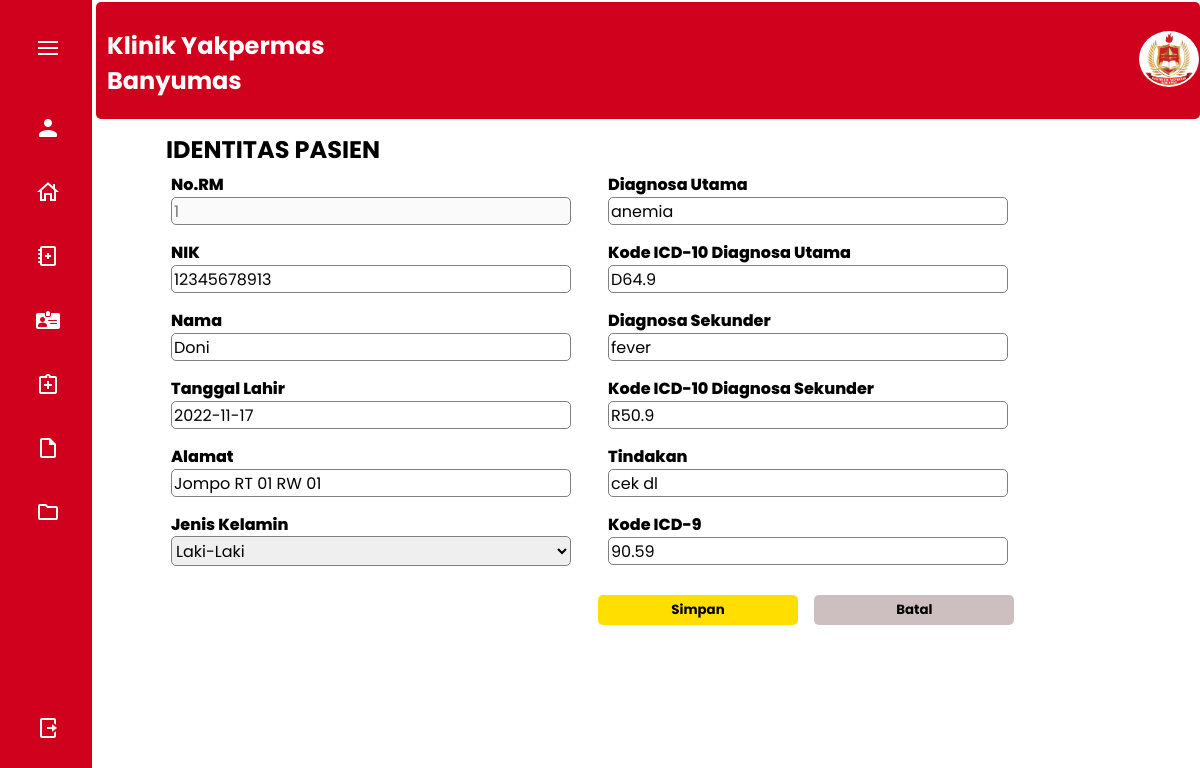
Page /View/editKodifikasi.php?id=2 on the committed database.
### tables this page shows
CREATE TABLE `pendaftaran_poli` (
  `id_pendaftaran` int(11) NOT NULL,
  `id_pasien` int(11) NOT NULL,
  `id_poli` int(11) NOT NULL,
  `debitur` enum('BPJS','UMUM','','') NOT NULL,
  `jenis_perawatan` enum('Rawat Jalan','Rawat Inap','Rawat Gawat Darurat','') NOT NULL,
  `jenis_kunjungan` enum('Kunjungan Sakit','Kunjungan Sehat','','') NOT NULL,
  `tgl_periksa` date NOT NULL,
  `keterangan` text NOT NULL
);

CREATE TABLE `lib_pasien` (
  `id_pasien` int(11) NOT NULL,
  `no_rm` int(5) NOT NULL,
  `nik` varchar(16) NOT NULL,
  `nama_pasien` varchar(50) NOT NULL,
  `tempat_lahir` varchar(50) NOT NULL,
  `tgl_lahir` date NOT NULL,
  `umur` int(3) NOT NULL,
  `jenis_kelamin` enum('Laki-Laki','Perempuan','','') NOT NULL,
  `gol_darah` enum('A','B','O','AB') NOT NULL,
  `agama` enum('Islam','Katolik','Protestan','Hindu','Budha','Konghucu') NOT NULL,
  `pendidikan` enum('Tidak/Belum Sekolah','TK/PAUD','SD','SMP','SMA/K','Perguruan Tinggi') NOT NULL,
  `status_pernikahan` enum('Sudah Menikah','Belum Menikah','','') NOT NULL,
  `alamat` text NOT NULL,
  `ibu_kandung` varchar(50) NOT NULL
);

CREATE TABLE `diagnosis` (
  `id_diagnosis` int(11) NOT NULL,
  `id_pendaftaran` int(11) NOT NULL,
  `diagnosis_utama` varchar(50) NOT NULL,
  `diagnosis_sekunder` varchar(50) NOT NULL,
  `tindakan` varchar(50) NOT NULL,
  `keterangan_resep` text NOT NULL,
  `anamnesis` text NOT NULL,
  `keluhan` text NOT NULL,
  `alergi_makanan` varchar(200) NOT NULL,
  `alergi_udara` varchar(200) NOT NULL,
  `alergi_obat` varchar(200) NOT NULL,
  `tinggi_badan` int(4) NOT NULL,
  `berat_badan` int(4) NOT NULL,
  `sistole` int(4) NOT NULL,
  `diastole` int(4) NOT NULL,
  `lingkar_perut` int(4) NOT NULL,
  `suhu_tubuh` int(3) NOT NULL,
  `respiratory_rate` int(3) NOT NULL,
  `heart_rate` int(2) NOT NULL,
  `gol_darah` varchar(3) NOT NULL,
  `id_user` int(11) NOT NULL,
  `id_obat` int(11) NOT NULL,
  `jumlah_obat` int(3) NOT NULL
);

CREATE TABLE `kodifikasi` (
  `id_kodifikasi` int(11) NOT NULL,
  `id_pendaftaran` int(11) NOT NULL,
  `id_diagnosis` int(11) NOT NULL,
  `icd10_utama` varchar(50) NOT NULL,
  `icd10_sekunder` varchar(50) NOT NULL,
  `icd9` varchar(50) NOT NULL
);

### App/Controllers/Controller.php (called while the page is built, shortened)
<?php
class Database
{
    var $db_hostname  = "localhost";
    var $db_database  = "dbklinik";
    var $db_username  = "root";
    var $db_password  = "";
    public function __construct()
    {
        $this->conn =  mysqli_connect($this->db_hostname, $this->db_username, $this->db_password, $this->db_database);
    }
}

### view/editKodifikasi.php (the view, shortened to what this page needs)
<?php
require('../App/Controllers/Controller.php');
$user = new Database();
?>
<!DOCTYPE html>
<html lang="en">
<head>
    <link rel="stylesheet" href="../assets/css/formPendaftaran.css">
</head>
<body id="body-pd">
    <div class="l-navbar" id="navbar">
        <nav class="nav">
            <div>
                <div class="nav__brand">
                    <img src="../assets/img/icons8-menu-24.png" name="" class="nav__toggle" id="nav-toggle"></img>
                </div>
                <div class="nav__list">
                    <div class="nav__link collapse user">
                        <img src="../assets/img/icons8-user-24.png" name="" class="nav__icon"></img>
                    </div>
                    <a href="dashboard.php" class="nav__link ">
                        <img src="../assets/img/icons8-home-page-24 (1).png" name="" class="nav__icon"></img>
                    </a>
                    <a href="kunjunganPasien.php" class="nav__link ">
                        <img src="../assets/img/icons8-health-book-24.png" name="" class="nav__icon"></img>
                    </a>
                    <a href="../antrian1.html" class="nav__link ">
                        <img src="../assets/img/icons8-id-card-24.png" name="" class="nav__icon"></img>
                    </a>
                    <a href="pemeriksaan.php" class="nav__link ">
                        <img src="../assets/img/icons8-treatment-24.png" name="" class="nav__icon"></img>
                    </a>
                    <a href="kodifikasi.php" class="nav__link ">
                        <img src="../assets/img/icons8-file-24 (1).png" name="" class="nav__icon"></img>
                    </a>
                    <a href="pelaporan.php" class="nav__link ">
                        <img src="../assets/img/icons8-folder-24 (1).png" name="" class="nav__icon"></img>
                    </a>
                </div>
            </div>
            <a href="login.php" class="nav__link">
                <img src="../assets/img/icons8-logout-24.png" name="" class="nav__icon"></img>
            </a>
        </nav>
    </div>
    <form action="" method="POST" class="form">
        <div class="container">
            <div class="header">
                <table>
                    <tr>
                        <td>
                            <marquee behavior="" direction="">
                                <h2>Klinik Yakpermas Banyumas</h2>
                            </marquee>
                        </td>
                        <td>
                            <img src="../assets/img/logo.png" alt="logo PYB">
                        </td>
                    </tr>
                </table>
            </div>
            <?php
            $id = $_GET["id"];
            $allPasien = mysqli_query($user->conn, "SELECT pendaftaran_poli.id_pendaftaran, diagnosis.id_diagnosis, kodifikasi.id_kodifikasi, lib_poli.nama_poli, lib_pasien.no_rm, lib_pasien.nik, lib_pasien.nama_pasien, lib_pasien.tgl_lahir, lib_pasien.alamat, lib_pasien.jenis_kelamin, diagnosis.diagnosis_utama, kodifikasi.icd10_utama, diagnosis.diagnosis_sekunder, kodifikasi.icd10_sekunder, diagnosis.tindakan, kodifikasi.icd9 FROM pendaftaran_poli INNER JOIN lib_pasien ON pendaftaran_poli.id_pasien = lib_pasien.id_pasien INNER JOIN diagnosis ON pendaftaran_poli.id_pendaftaran = diagnosis.id_pendaftaran INNER JOIN lib_poli ON pendaftaran_poli.id_poli = lib_poli.id_poli LEFT JOIN 	kodifikasi ON pendaftaran_poli.id_pendaftaran = kodifikasi.id_pendaftaran WHERE pendaftaran_poli.id_pendaftaran = $id");
            $Pasien = mysqli_fetch_assoc($allPasien);
            ?>
            <div class="main">
                <h2>IDENTITAS PASIEN</h2>
                <div class="column">
                    <div class="left">
                        <div class="mb-3">
                            <label for="" class="form-label">No.RM</label>
                            <input type="text" class="form-control" id="" name="no_rm" placeholder="<?= $Pasien['no_rm']; ?>" disabled>
                        </div>
                        <div class="mb-3">
                            <label for="" class="form-label">NIK</label>
                            <input type="text" class="form-control" id="" name="nik" placeholder="Isi Sesuai KTP" value="<?= $Pasien['nik']; ?>" required>
                        </div>
                        <div class="mb-3">
                            <label for="" class="form-label">Nama</label>
                            <input type="text" class="form-control" id="" name="nama_pasien" placeholder="Isi Sesuai KTP" value="<?= $Pasien['nama_pasien']; ?>" required>
                        </div>
                        <div class="mb-3">
                            <label for="" class="form-label">Tanggal Lahir</label>
                            <input type="text" class="form-control" id="" name="tgl_lahir" placeholder="Isi Sesuai KTP" value="<?= $Pasien['tgl_lahir']; ?>" required>
                        </div>
                        <div class="mb-3">
                            <label for="" class="form-label">Alamat</label>
                            <input type="text" class="form-control" id="" name="alamat"
                                placeholder="Jl, RT, RW, Desa, Kec.,Kab, Kode Pos" value="<?= $Pasien['alamat']; ?>" required>
                        </div>
                        <div class="mb-3">
                            <label for="" class="form-label">Jenis Kelamin</label>
                            <select name="jenis_kelamin" class="form-select" aria-label="Default select example">
                                <option selected><?= $Pasien['jenis_kelamin']; ?></option>
                            </select>
                        </div>
                    </div>
                </div>
                <div class="column">
                    <div class="right">
                        <div class="mb-3">
                            <label for="" class="form-label">Diagnosa Utama</label>
                            <input name="diagnosis_utama" type="text" class="form-control" id="" placeholder="" value="<?= $Pasien['diagnosis_utama']; ?>" required>
                        </div>
                        <div class="mb-3">
                            <label for="" class="form-label">Kode ICD-10 Diagnosa Utama</label>
                            <input name="icd10_utama" type="text" class="form-control" id="" placeholder="" value="<?= $Pasien['icd10_utama']; ?>" required>
                        </div>
                        <div class="mb-3">
                            <label for="" class="form-label">Diagnosa Sekunder</label>
                            <input name="diagnosis_sekunder" type="text" class="form-control" id="" placeholder="" value="<?= $Pasien['diagnosis_sekunder']; ?>" required>
                        </div>
                        <div class="mb-3">
                            <label for="" class="form-label">Kode ICD-10 Diagnosa Sekunder</label>
                            <input name="icd10_sekunder" type="text" class="form-control" id="" placeholder="" value="<?= $Pasien['icd10_sekunder']; ?>" required>
                        </div>
                        <div class="mb-3">
                            <label for="" class="form-label">Tindakan</label>
                            <input name="tindakan" type="text" class="form-control" id="" placeholder="" value="<?= $Pasien['tindakan']; ?>" required>
                        </div>
                        <div class="mb-3">
                            <label for="" class="form-label">Kode ICD-9</label>
                            <input name="icd9" type="text" class="form-control" id="" placeholder="" value="<?= $Pasien['icd9']; ?>" required>
                        </div>
                    </div>
                </div>
                <button type="submit" class="submit" name="submit"><b>Simpan</b></button>
                <button type="reset" name="reset" class="reset" name=""><b>Batal</b></button>
            </div>
            <div class="content1">
            </div>
        </div>
    </form>
</body>
</html>

### assets/css/formPendaftaran.css (style rules this page uses)
:root { --nav-width: 92px; --primary-color: #e13855; --secondary-color:lavender; --tersier-color: white; --basic-color: black; --main-color:#d0011c; --body-font: 'Poppins', sans-serif; --normal-font-size: 1rem; --small-font-size: .875rem; --z-fixed: 100; }
body { position: relative; margin: 0; padding: 2rem 0 0 6.75rem; font-family: var(--body-font); transition: .5s; }
a { text-decoration: none; }
.l-navbar { position: fixed; top: 0; left: 0; width: var(--nav-width); height: 100vh; background-color: var(--main-color); color: var(--tersier-color); padding: 1.5rem 1.5rem 2rem; transition: .5s; z-index: var(--z-fixed); }
.nav { height: 100%; display: flex; flex-direction: column; justify-content: space-between; overflow: hidden; }
.nav__brand { display: grid; grid-template-columns: max-content max-content; justify-content: space-between; align-items: center; margin-bottom: 2rem; }
.nav__toggle { font-size: 1.25rem; padding: .75rem; cursor: pointer; }
.nav__link { display: grid; grid-template-columns: max-content max-content; align-items: center; column-gap: .75rem; padding: .75rem; color: var(--tersier-color); border-radius: .5rem; margin-bottom: 1rem; transition: .3s; cursor: pointer; }
.nav__icon { font-size: 1.25rem; }
.collapse { grid-template-columns: 20px max-content 1fr; }
:root { --main-radius: 5px; --main-padding: 5px; }
.container { display: grid; height: 100vh; grid-template-columns: 1fr 1fr 1fr 1fr; grid-template-rows: 0fr 0fr 0.5fr 1fr; grid-template-areas: "nav nav nav nav" "main main main main" "content3 content3 content3 content3" "content1 content1 content2 content2" "footer footer footer footer"; grid-gap: 0.2rem; font-weight: 800; margin-top: -30px; margin-left: -12px; }
.header { background: var(--main-color); grid-area: nav; border-radius: var(--main-radius); padding-top: var(--main-padding); }
.main { grid-area: main; border-radius: var(--main-radius); padding-top: var(--main-padding); }
.header table { border-collapse: collapse; width: 100%; box-sizing: border-box; }
.header table tr td img { width: 60px; padding: 2px; justify-items: center; box-sizing: border-box; background-color: var(--tersier-color); border-radius: 50%; margin-left: 800px; }
.header table tr td h2 { margin-left: 10px; color: var(--tersier-color); }
.main h2 { margin-bottom: -10px; margin-top: 5px; margin-left: 70px; margin-right: 70px; }
.main .column .right .mb-3 { margin-left: -80px; }
form .left .mb-3 { margin-left: 5px; margin-bottom: 5px; }
form .right .mb-3 { margin-left: 200px; }
.column { float: left; width: 50%; }
.column .left { margin-left: 50px; }
.column .right { margin-left: 20px; }
label { width: 500px; }
label, input[typetext], input[typedate] { display: flex; margin-top: 15px; margin-left: 20px; }
input { font-family: var(--body-font); font-size: 16px; height: 28px; width: 400px; border-radius: var(--main-radius); border: 1px solid gray; box-sizing: border-box; margin-left: 20px; }
select { font-family: var(--body-font); font-size: 16px; margin-top: -1px; margin-left: 20px; height: 30px; width: 400px; border-radius: var(--main-radius); border: 1px solid gray; box-sizing: border-box; }
.submit { font-family: var(--body-font); margin-bottom: 10px; margin-top: 30px; margin-left: -50px; margin-right: 1em; background-color: #ffde00; box-shadow: 2px lightgray; color:var(--basic-color); border: none; border-radius: var(--main-radius); width: 200px; height: 30px; }
.reset { font-family: var(--body-font); margin-bottom: 10px; margin-top: 30px; background-color: rgb(205, 191, 191); color: var(--basic-color); border: none; border-radius: var(--main-radius); width: 200px; height: 30px; }

### rows in the picture
pendaftaran_poli: no_rm "1", nik "12345678913", nama_pasien "Doni", tgl_lahir "2022-11-17", alamat "Jompo RT 01 RW 01", jenis_kelamin "Laki-Laki", diagnosis_utama "anemia", icd10_utama "D64.9", diagnosis_sekunder "fever", icd10_sekunder "R50.9", tindakan "cek dl", icd9 "90.59"
